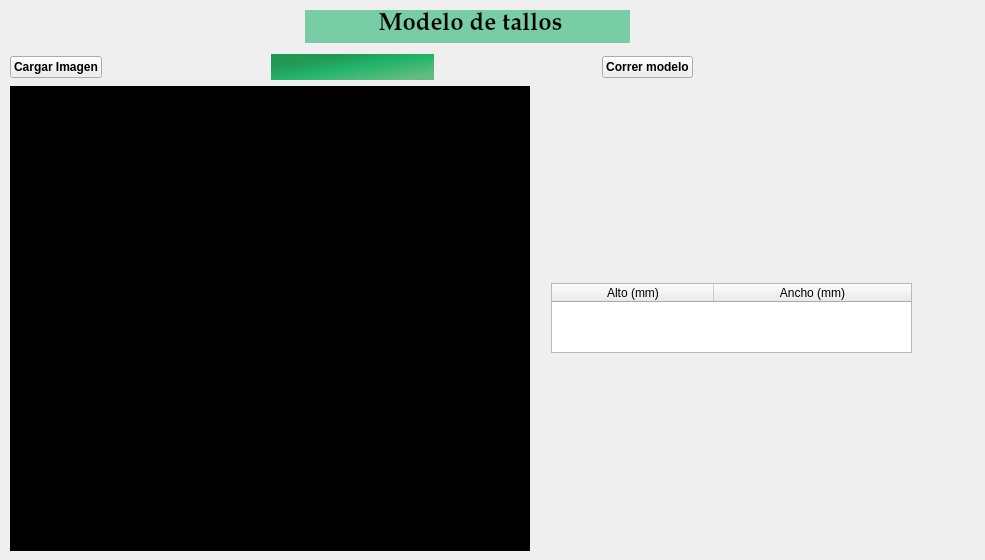
         <widget class="QWidget" name="p_Tallos">
          <property name="sizePolicy">
           <sizepolicy hsizetype="Preferred" vsizetype="Preferred">
            <horstretch>0</horstretch>
            <verstretch>0</verstretch>
           </sizepolicy>
          </property>
          <property name="minimumSize">
           <size>
            <width>953</width>
            <height>554</height>
           </size>
          </property>
          <widget class="QWidget" name="layoutWidget_2">
           <property name="geometry">
            <rect>
             <x>10</x>
             <y>10</y>
             <width>966</width>
             <height>541</height>
            </rect>
           </property>
           <layout class="QVBoxLayout" name="l_bodyhome_2">
            <property name="spacing">
             <number>6</number>
            </property>
            <property name="sizeConstraint">
             <enum>QLayout::SetMaximumSize</enum>
            </property>
            <property name="topMargin">
             <number>0</number>
            </property>
            <item>
             <layout class="QHBoxLayout" name="horizontalLayout_6">
              <property name="spacing">
               <number>0</number>
              </property>
              <property name="topMargin">
               <number>0</number>
              </property>
              <item>
               <widget class="QLabel" name="titulo_model_2">
                <property name="enabled">
                 <bool>true</bool>
                </property>
                <property name="sizePolicy">
                 <sizepolicy hsizetype="Maximum" vsizetype="Maximum">
                  <horstretch>0</horstretch>
                  <verstretch>0</verstretch>
                 </sizepolicy>
                </property>
                <property name="minimumSize">
                 <size>
                  <width>0</width>
                  <height>0</height>
                 </size>
                </property>
                <property name="maximumSize">
                 <size>
                  <width>325</width>
                  <height>325</height>
                 </size>
                </property>
                <property name="font">
                 <font>
                  <family>Palatino Linotype</family>
                  <pointsize>18</pointsize>
                  <bold>true</bold>
                 </font>
                </property>
                <property name="layoutDirection">
                 <enum>Qt::RightToLeft</enum>
                </property>
                <property name="styleSheet">
                 <string notr="true">
 

border: 2px solid rgb(120, 205, 166);
background-color: rgb(120, 205, 166);
</string>
                </property>
                <property name="text">
                 <string>&lt;html&gt;&lt;head/&gt;&lt;body&gt;&lt;p align=&quot;center&quot;&gt;Modelo de tallos&lt;/p&gt;&lt;/body&gt;&lt;/html&gt;</string>
                </property>
               </widget>
              </item>
              <item>
               <spacer name="horizontalSpacer_11">
                <property name="orientation">
                 <enum>Qt::Horizontal</enum>
                </property>
                <property name="sizeType">
                 <enum>QSizePolicy::Preferred</enum>
                </property>
                <property name="sizeHint" stdset="0">
                 <size>
                  <width>50</width>
                  <height>20</height>
                 </size>
                </property>
               </spacer>
              </item>
             </layout>
            </item>
            <item>
             <spacer name="verticalSpacer_5">
              <property name="orientation">
               <enum>Qt::Vertical</enum>
              </property>
              <property name="sizeType">
               <enum>QSizePolicy::Maximum</enum>
              </property>
              <property name="sizeHint" stdset="0">
               <size>
                <width>20</width>
                <height>5</height>
               </size>
              </property>
             </spacer>
            </item>
            <item>
             <layout class="QHBoxLayout" name="horizontalLayout_7">
              <item>
               <widget class="QPushButton" name="upload_img_steam">
                <property name="font">
                 <font>
                  <bold>true</bold>
                 </font>
                </property>
                <property name="text">
                 <string>Cargar Imagen</string>
                </property>
                <property name="icon">
                 <iconset>
                  <normaloff>:/iconos/folder-plus.svg</normaloff>:/iconos/folder-plus.svg</iconset>
                </property>
                <property name="iconSize">
                 <size>
                  <width>20</width>
                  <height>20</height>
                 </size>
                </property>
               </widget>
              </item>
              <item>
               <spacer name="horizontalSpacer_14">
                <property name="orientation">
                 <enum>Qt::Horizontal</enum>
                </property>
                <property name="sizeHint" stdset="0">
                 <size>
                  <width>40</width>
                  <height>20</height>
                 </size>
                </property>
               </spacer>
              </item>
              <item>
               <widget class="QLineEdit" name="distance">
                <property name="styleSheet">
                 <string notr="true">QLineEdit {
    background-color: qlineargradient(spread:repeat, x1:0.006, y1:0, x2:1, y2:1, stop:0.243373 rgba(34, 153, 84, 255), stop:0.508434 rgba(33, 180, 107, 255), stop:0.884337 rgba(98, 189, 126, 255));;
    border: none;
    color: black;
    padding: 5px;
}</string>
                </property>
               </widget>
              </item>
              <item>
               <spacer name="horizontalSpacer_15">
                <property name="orientation">
                 <enum>Qt::Horizontal</enum>
                </property>
                <property name="sizeType">
                 <enum>QSizePolicy::Expanding</enum>
                </property>
                <property name="sizeHint" stdset="0">
                 <size>
                  <width>40</width>
                  <height>20</height>
                 </size>
                </property>
               </spacer>
              </item>
              <item>
               <widget class="QPushButton" name="tallos">
                <property name="font">
                 <font>
                  <bold>true</bold>
                 </font>
                </property>
                <property name="text">
                 <string>Correr modelo</string>
                </property>
                <property name="icon">
                 <iconset>
                  <normaloff>:/iconos/chevrons-left.svg</normaloff>:/iconos/chevrons-left.svg</iconset>
                </property>
                <property name="iconSize">
                 <size>
                  <width>20</width>
                  <height>20</height>
                 </size>
                </property>
               </widget>
              </item>
              <item>
               <spacer name="horizontalSpacer_16">
                <property name="orientation">
                 <enum>Qt::Horizontal</enum>
                </property>
                <property name="sizeType">
                 <enum>QSizePolicy::Preferred</enum>
                </property>
                <property name="sizeHint" stdset="0">
                 <size>
                  <width>10</width>
                  <height>20</height>
                 </size>
                </property>
               </spacer>
              </item>
              <item>
               <spacer name="horizontalSpacer_17">
                <property name="orientation">
                 <enum>Qt::Horizontal</enum>
                </property>
                <property name="sizeType">
                 <enum>QSizePolicy::Expanding</enum>
                </property>
                <property name="sizeHint" stdset="0">
                 <size>
                  <width>120</width>
                  <height>20</height>
                 </size>
                </property>
               </spacer>
              </item>
              <item>
               <spacer name="horizontalSpacer_18">
                <property name="orientation">
                 <enum>Qt::Horizontal</enum>
                </property>
                <property name="sizeType">
                 <enum>QSizePolicy::Preferred</enum>
                </property>
                <property name="sizeHint" stdset="0">
                 <size>
                  <width>40</width>
                  <height>20</height>
                 </size>
                </property>
               </spacer>
              </item>
              <item>
               <spacer name="horizontalSpacer_19">
                <property name="orientation">
                 <enum>Qt::Horizontal</enum>
                </property>
                <property name="sizeType">
                 <enum>QSizePolicy::Preferred</enum>
                </property>
                <property name="sizeHint" stdset="0">
                 <size>
                  <width>70</width>
                  <height>20</height>
                 </size>
                </property>
               </spacer>
              </item>
             </layout>
            </item>
            <item>
             <layout class="QHBoxLayout" name="lout3_2">
              <item>
               <widget class="QLabel" name="l_image_2">
                <property name="sizePolicy">
                 <sizepolicy hsizetype="Preferred" vsizetype="Preferred">
                  <horstretch>0</horstretch>
                  <verstretch>0</verstretch>
                 </sizepolicy>
                </property>
                <property name="minimumSize">
                 <size>
                  <width>520</width>
                  <height>250</height>
                 </size>
                </property>
                <property name="font">
                 <font>
                  <family>MS Sans Serif</family>
                 </font>
                </property>
                <property name="styleSheet">
                 <string notr="true">background-color: rgb(0,0,0);</string>
                </property>
                <property name="frameShape">
                 <enum>QFrame::NoFrame</enum>
                </property>
                <property name="text">
                 <string/>
                </property>
               </widget>
              </item>
              <item>
               <spacer name="horizontalSpacer_20">
                <property name="orientation">
                 <enum>Qt::Horizontal</enum>
                </property>
                <property name="sizeType">
                 <enum>QSizePolicy::Minimum</enum>
                </property>
                <property name="sizeHint" stdset="0">
                 <size>
                  <width>15</width>
                  <height>10</height>
                 </size>
                </property>
               </spacer>
              </item>
              <item>
               <widget class="QTableWidget" name="tabla_d2">
                <property name="sizePolicy">
                 <sizepolicy hsizetype="Expanding" vsizetype="Expanding">
                  <horstretch>0</horstretch>
                  <verstretch>0</verstretch>
                 </sizepolicy>
                </property>
                <property name="maximumSize">
                 <size>
                  <width>800</width>
                  <height>70</height>
                 </size>
                </property>
                <attribute name="horizontalHeaderCascadingSectionResizes">
                 <bool>true</bool>
                </attribute>
                <attribute name="horizontalHeaderDefaultSectionSize">
                 <number>162</number>
                </attribute>
                <attribute name="horizontalHeaderHighlightSections">
                 <bool>true</bool>
                </attribute>
                <attribute name="horizontalHeaderStretchLastSection">
                 <bool>true</bool>
                </attribute>
                <attribute name="verticalHeaderMinimumSectionSize">
                 <number>10</number>
                </attribute>
                <column>
                 <property name="text">
                  <string>Alto (mm)</string>
                 </property>
                </column>
                <column>
                 <property name="text">
                  <string>Ancho (mm)</string>
                 </property>
                </column>
               </widget>
              </item>
              <item>
               <layout class="QVBoxLayout" name="verticalLayout_9">
                <property name="topMargin">
                 <number>5</number>
                </property>
                <property name="rightMargin">
                 <number>14</number>
                </property>
                <property name="bottomMargin">
                 <number>5</number>
                </property>
                <item>
                 <spacer name="verticalSpacer_3">
                  <property name="orientation">
                   <enum>Qt::Vertical</enum>
                  </property>
                  <property name="sizeType">
                   <enum>QSizePolicy::Expanding</enum>
                  </property>
                  <property name="sizeHint" stdset="0">
                   <size>
                    <width>50</width>
                    <height>30</height>
                   </size>
                  </property>
                 </spacer>
                </item>
               </layout>
              </item>
             </layout>
            </item>
           </layout>
          </widget>
         </widget>
